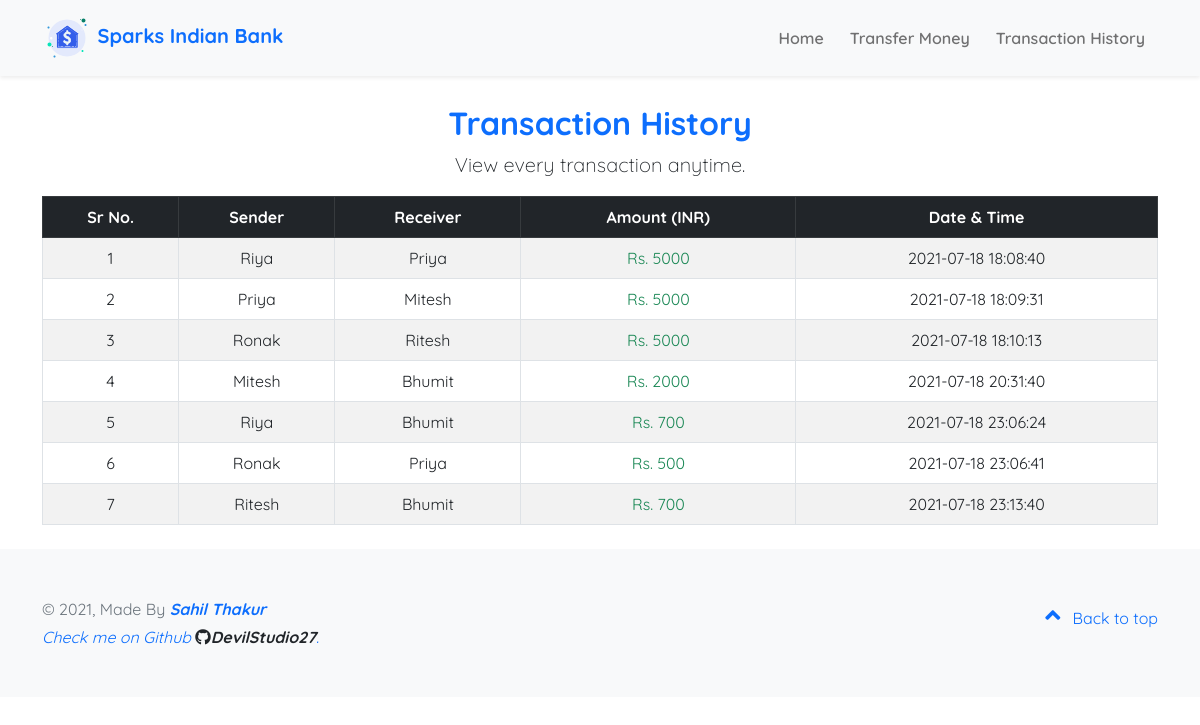
The app's page /transactionshist.php with its own data.
### tables this page shows
CREATE TABLE `transactions` (
  `sr no.` int(11) NOT NULL,
  `sender` varchar(30) NOT NULL,
  `receiver` varchar(30) NOT NULL,
  `amount` int(255) NOT NULL,
  `date_time` datetime NOT NULL DEFAULT current_timestamp()
);

### transactionshist.php (the view, shortened to what this page needs)
<!DOCTYPE html>
<html lang="en">
<head>
  <link href="https://cdn.jsdelivr.net/npm/bootstrap@5.0.2/dist/css/bootstrap.min.css" rel="stylesheet"
>
  <link rel="stylesheet" href="https://cdnjs.cloudflare.com/ajax/libs/font-awesome/5.15.3/css/all.min.css"
 />
  <link rel="stylesheet" href="scss/style.css">
</head>
<body>
    <?php
include 'navbar.php';
?>
    <div class="container transaction user-select-none ">
        <h2 class="title pt-4 text-primary fw-bold text-center">Transaction History</h2>
        <p class="lead text-gray-700 text-center">
            View every transaction anytime.
        </p>
                <div class="table-responsive my-2">
                    <table class="table table-sm table-hover table-striped table-bordered">
                        <thead class="table-dark">
                            <tr>
                                <th scope="col" class="text-center py-2">Sr No.</th>
                                <th scope="col" class="text-center py-2">Sender</th>
                                <th scope="col" class="text-center py-2">Receiver</th>
                                <th scope="col" class="text-center py-2">Amount (INR)</th>
                                <th scope="col" class="text-center py-2">Date & Time</th>
                            </tr>
                        </thead>
                        <tbody>
                            <?php
include 'config.php';
$sql = "SELECT * from transactions";
$query = mysqli_query($conn, $sql);
while ($rows = mysqli_fetch_assoc($query)) {
    ?>
                            <tr>
                                <td class="text-center py-2"><?php echo $rows['sr no.']; ?></td>
                                <td class="text-center py-2"><?php echo $rows['sender']; ?></td>
                                <td class="text-center py-2"><?php echo $rows['receiver']; ?></td>
                                <td class="text-center text-success py-2"><?php echo "Rs. " . $rows['amount']; ?></td>
                                <td class="text-center py-2"><?php echo $rows['date_time']; ?></td>
                            </tr>
                            <?php
}
?>
                        </tbody>
                    </table>
                </div>
    </div>
</body>
</html>

### scss/style.css (style rules this page uses)
* { margin: 0; padding: 0; -webkit-box-sizing: border-box; box-sizing: border-box; font-family: "Quicksand", sans-serif; }
html, body { font-family: "Quicksand", sans-serif; }
a { text-decoration: none; }
.transfer-money, .transaction { margin-top: 5rem !important; }
.footer .container .top { text-decoration: none; -webkit-box-align: center; -ms-flex-align: center; align-items: center; }
.footer .container .top span { display: inline-block; }
.footer .container .top .direct-up { font-size: 24px; margin-right: 8px; }

### records on screen
transactions: value "1", sender "Riya", receiver "Priya", amount "5000", date_time "2021-07-18 18:08:40"
transactions: value "2", sender "Priya", receiver "Mitesh", amount "5000", date_time "2021-07-18 18:09:31"
transactions: value "3", sender "Ronak", receiver "Ritesh", amount "5000", date_time "2021-07-18 18:10:13"
transactions: value "4", sender "Mitesh", receiver "Bhumit", amount "2000", date_time "2021-07-18 20:31:40"
transactions: value "5", sender "Riya", receiver "Bhumit", amount "700", date_time "2021-07-18 23:06:24"
transactions: value "6", sender "Ronak", receiver "Priya", amount "500", date_time "2021-07-18 23:06:41"
transactions: value "7", sender "Ritesh", receiver "Bhumit", amount "700", date_time "2021-07-18 23:13:40"
